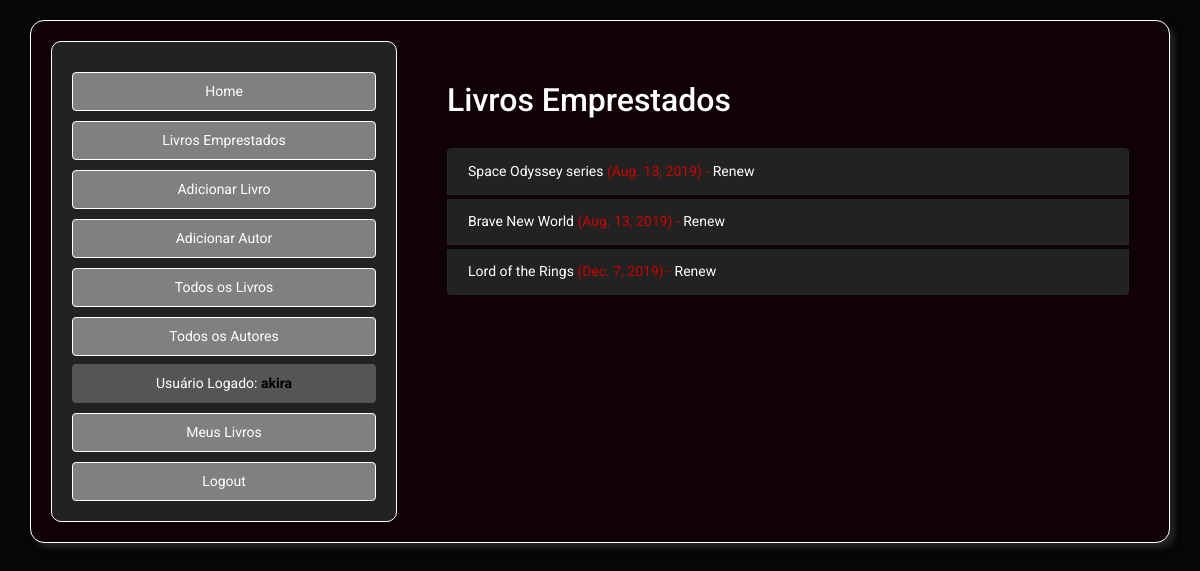
The app's page /catalog/mybooks/ (signed in) with its own data.
### catalog/models.py (models this page shows, shortened)
class BookInstance(models.Model):
    id = models.UUIDField(primary_key=True, default=uuid.uuid4, help_text='Unique ID for this particular book across whole library')
    book = models.ForeignKey('Book', on_delete=models.SET_NULL, null=True)
    imprint = models.CharField(max_length=200)
    due_back = models.DateField(null=True, blank=True)
    borrower = models.ForeignKey(User, on_delete=models.SET_NULL, null=True, blank=True)
    LOAN_STATUS = (
        ('m', 'Maintenance'),
        ('o', 'On loan'),
        ('a', 'Available'),
        ('r', 'Reserved'),
    )
    status = models.CharField(
        max_length=1,
        choices=LOAN_STATUS,
        blank=True,
        default='m',
        help_text='Book availability',
    )
    class Meta:
        ordering = ['due_back']
        permissions = (("can_mark_returned", "Set book as returned"),)
    @property
    def is_overdue(self):
        if self.due_back and date.today() > self.due_back:
            return True
        return False

class Book(models.Model):
    title = models.CharField(max_length=200)
    author = models.ForeignKey('Author', on_delete=models.SET_NULL, null=True)
    summary = models.TextField(max_length=1000, help_text='Enter a brief description of the book')
    isbn = models.CharField('ISBN', max_length=13, help_text='13 Character <a href="https://www.isbn-international.org/content/what-isbn">ISBN number</a>')
    genre = models.ManyToManyField(Genre, help_text='Select a genre for this book')
    language = models.ForeignKey('Language', on_delete=models.SET_NULL, null=True)
    def display_genre(self):
        """Create a string for the Genre. This is required to display genre in Admin."""
        return ', '.join(genre.name for genre in self.genre.all()[:3])
    display_genre.short_description = 'Genre'

### catalog/views.py (the view)
# urls.py: path('mybooks/', views.LoanedBooksByUserListView.as_view(), name='my-borrowed'),
class LoanedBooksByUserListView(LoginRequiredMixin,generic.ListView):
    model = BookInstance
    template_name ='catalog/bookinstance_list_borrowed_user.html'
    paginate_by = 10
    def get_queryset(self):
        return BookInstance.objects.filter(borrower=self.request.user).filter(status__exact='o').order_by('due_back') # 'o' é o código para on loan

### catalog/templates/catalog/bookinstance_list_borrowed_user.html
{% extends "base_generic.html" %}
{% block content %}
<div class="container">
    <h4>Livros Emprestados</h4>
    <br>
    {% if bookinstance_list %}
    <ul class="list-group">
      {% for bookinst in bookinstance_list %}
      <li class="{% if bookinst.is_overdue %}text-danger{% endif %} list-group-item">
        <a href="{% url 'book-detail' bookinst.book.pk %}">{{bookinst.book.title}}</a> ({{ bookinst.due_back }})
        {% if perms.catalog.can_mark_returned %}- <a href="{% url 'renew-book-librarian' bookinst.id %}">Renew</a>  {% endif %}
      </li>
      {% endfor %}
    </ul>
    {% else %}
      <p>There are no books borrowed.</p>
    {% endif %}
</div>
{% endblock %}

### catalog/templates/base_generic.html (shortened to what this page needs)
<!DOCTYPE html>
<html lang="en">
<head>
  <link rel="stylesheet" href="https://bootswatch.com/4/cyborg/bootstrap.min.css">
  {% load static %}
  <link rel="stylesheet" href="{% static 'css/styles.css' %}">
</head>
<body>
  <div class="container caixa-principal">
    <div class="row">
      <div class="col-sm-4 col-md-12 col-lg-4">
      {% block sidebar %}
        <ul class="nav flex-column">
          <a href="{% url 'index' %}"><li class="btn btn-primary nav-link text-center">Home</li></a>
          {% if perms.catalog.can_mark_returned %}
            <a href="{% url 'borrowed' %}"><li class="btn btn-primary nav-link text-center">Livros Emprestados</li></a>
            <a href="{% url 'book_create' %}"><li class="btn btn-primary nav-link text-center">Adicionar Livro</li></a>
            <a href="{% url 'author_create' %}"><li class="btn btn-primary nav-link text-center">Adicionar Autor</li></a>
          {% endif %}
          <a href="{% url 'books' %}"><li class="btn btn-primary nav-link text-center">Todos os Livros</li></a>
          <a href="{% url 'authors' %}"><li class="btn btn-primary nav-link text-center">Todos os Autores</li></a>
             {% if user.is_authenticated %}
               <li class="btn btn-secondary nav-link text-center mt-2">Usuário Logado:<b> {{ user.get_username }}</b></li>
               <a href="{% url 'my-borrowed' %}"><li class="btn btn-primary nav-link text-center">Meus Livros</li></a>
               <a href="{% url 'logout'%}?next={{request.path}}"><li class="btn btn-primary nav-link text-center">Logout</li></a>
             {% else %}
               <a href="{% url 'login'%}?next={{request.path}}"><li class="btn btn-primary nav-link text-center">Login</li></a>
             {% endif %}
        </ul>
     {% endblock %}
      </div>
      <div class="col-sm-8 col-md-12 col-lg-8">
          {% block content %}{% endblock %}
      </div>
    </div>
  </div>
</body>
</html>

### catalog/static/css/styles.css (style rules this page uses)
.nav { padding: 20px; border: 1px solid white; margin: auto; background-color: #222222; border-radius: 10px; }
a { color: white !important; }
b { color: black; }
.container { padding: 20px; margin-top: 20px; background-color:#100109; margin-bottom: 20px; }
.caixa-principal { border: 1px solid white; box-shadow: 5px 5px 5px #222222; border-radius: 14px; }
.list-group-item { margin-bottom:4px; }
.btn-primary { margin-top: 10px; background-color: gray !important; border: 1px solid white !important; }

### records on screen
BookInstance: book "Space Odyssey series", due_back "Aug. 13, 2019"
BookInstance: book "Brave New World", due_back "Aug. 13, 2019"
BookInstance: book "Lord of the Rings", due_back "Dec. 7, 2019"

### other values on screen
{{ user.get_username }} "akira"
